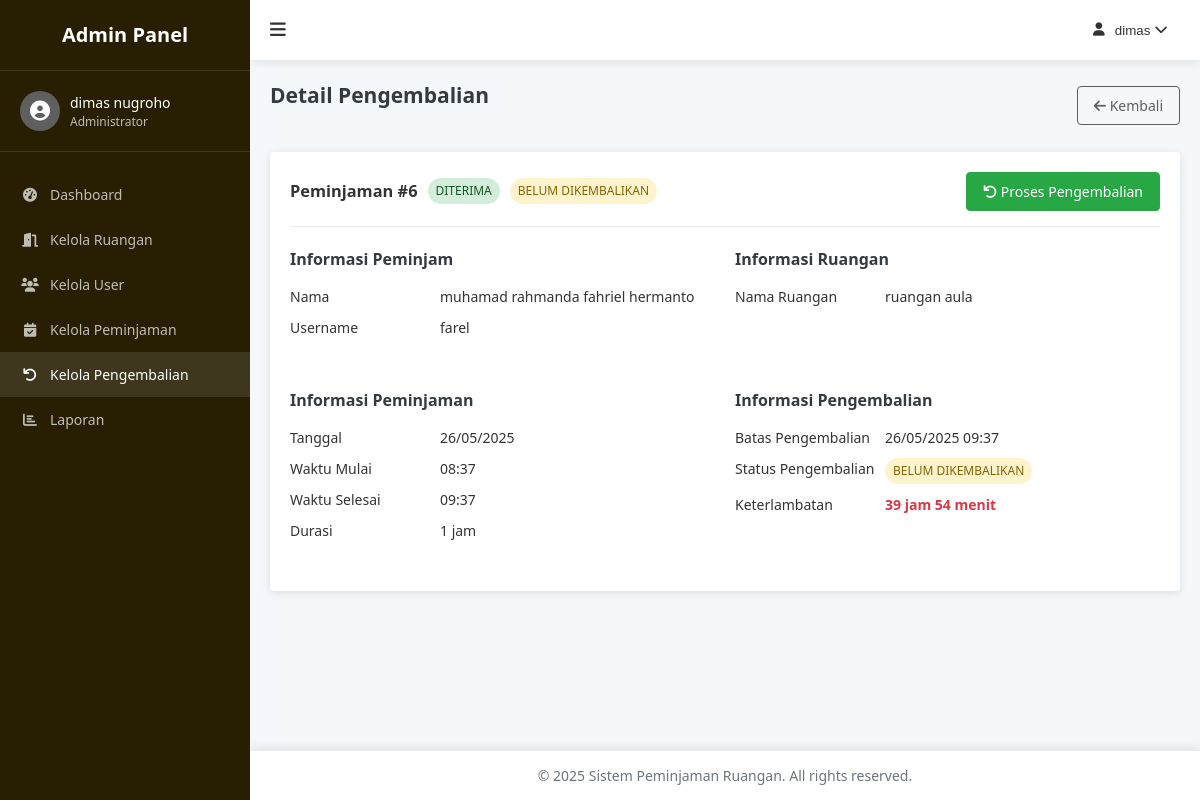
Page /admin/pengembalian/detail.php?id=6 (signed in) on the committed database.
### tables this page shows
CREATE TABLE `peminjaman_ruangan` (
  `peminjaman_id` int NOT NULL,
  `user_id` int NOT NULL,
  `ruangan_id` int NOT NULL,
  `tanggal` varchar(500) NOT NULL,
  `waktu_mulai` varchar(60) NOT NULL,
  `durasi_pinjam` varchar(20) NOT NULL,
  `waktu_selesai` varchar(40) NOT NULL,
  `status` varchar(100) NOT NULL,
  `return_status` enum('BELUM_DIKEMBALIKAN','PENGAJUAN','DIKEMBALIKAN') DEFAULT 'BELUM_DIKEMBALIKAN',
  `return_date` datetime DEFAULT NULL,
  `return_condition` text
);

CREATE TABLE `users` (
  `user_id` int NOT NULL,
  `id_card` varchar(22) NOT NULL,
  `username` varchar(11) NOT NULL,
  `password` varchar(60) NOT NULL,
  `role` varchar(40) NOT NULL,
  `jenis_pengguna` varchar(50) NOT NULL,
  `nama_lengkap` varchar(100) NOT NULL
);

CREATE TABLE `ruangan` (
  `ruangan_id` int NOT NULL,
  `nama_ruangan` varchar(200) NOT NULL,
  `lokasi` varchar(400) NOT NULL,
  `kapasitas` int NOT NULL
);

### config/functions.php (called while the page is built, shortened)
<?php
function sanitize($data) {
    global $conn;
    $data = trim($data);
    $data = stripslashes($data);
    $data = htmlspecialchars($data);
    $data = $conn->real_escape_string($data);
    return $data;
}
function getBookingById($id) {
    global $conn;
    $id = sanitize($id);
    $query = "SELECT p.*, u.username, u.nama_lengkap, r.nama_ruangan
              FROM peminjaman_ruangan p
              JOIN users u ON p.user_id = u.user_id
              JOIN ruangan r ON p.ruangan_id = r.ruangan_id
              WHERE p.peminjaman_id = '$id'";
    $result = $conn->query($query);
    if ($result->num_rows === 1) {
        return $result->fetch_assoc();
    }
    return false;
}
?>

### admin/pengembalian/detail.php (the view, shortened to what this page needs)
<?php
require_once '../../config/database.php';
require_once '../../config/functions.php';
$bookingId = $_GET['id'];
$booking = getBookingById($bookingId);
$returnDeadline = strtotime($booking['tanggal'] . ' ' . $booking['waktu_selesai']);
$currentTime = time();
$isLate = $currentTime > $returnDeadline;
$returnStatus = $booking['return_status'] ?? 'BELUM_DIKEMBALIKAN';
$lateDuration = '';
if ($isLate && $returnStatus !== 'DIKEMBALIKAN') {
    $lateDiff = $currentTime - $returnDeadline;
    $lateHours = floor($lateDiff / 3600);
    $lateMinutes = floor(($lateDiff % 3600) / 60);
    $lateDuration = $lateHours . ' jam ' . $lateMinutes . ' menit';
}
?>
<!DOCTYPE html>
<html lang="en">
<head>
    <link rel="stylesheet" href="../../assets/css/style.css">
    <link rel="stylesheet" href="../../assets/css/admin.css">
    <link rel="stylesheet" href="https://cdnjs.cloudflare.com/ajax/libs/font-awesome/6.0.0-beta3/css/all.min.css">
</head>
<body>
    <div class="admin-container">
        <?php include '../includes/sidebar.php'; ?>
        <div class="admin-content">
            <?php include '../includes/header.php'; ?>
            <main class="admin-main">
                <div class="page-header">
                    <h2>Detail Pengembalian</h2>
                    <a href="index.php" class="btn btn-outline">
                        <i class="fas fa-arrow-left"></i> Kembali
                    </a>
                </div>
                <div class="detail-container">
                    <div class="detail-header">
                        <div class="detail-title">
                            <h3>Peminjaman #<?php echo $booking['peminjaman_id']; ?></h3>
                            <div class="status-badges">
                                <span class="status-badge status-<?php echo strtolower($booking['status']); ?>">
                                    <?php echo $booking['status']; ?>
                                </span>
                                <span class="status-badge status-<?php echo strtolower(str_replace('_', '-', $returnStatus)); ?>">
                                    <?php
                                    switch($returnStatus) {
                                        case 'BELUM_DIKEMBALIKAN':
                                            echo 'Belum Dikembalikan';
                                            break;
                                    }
                                    ?>
                                </span>
                            </div>
                        </div>
                        <?php if ($returnStatus !== 'DIKEMBALIKAN'): ?>
                            <div class="detail-actions">
                                <a href="detail.php?id=<?php echo $booking['peminjaman_id']; ?>&action=return" class="btn btn-success return-btn">
                                    <i class="fas fa-undo"></i> Proses Pengembalian
                                </a>
                            </div>
                        <?php endif; ?>
                    </div>
                    <div class="detail-sections">
                        <div class="detail-section">
                            <h4>Informasi Peminjam</h4>
                            <div class="detail-item">
                                <div class="detail-label">Nama</div>
                                <div class="detail-value"><?php echo htmlspecialchars($booking['nama_lengkap']); ?></div>
                            </div>
                            <div class="detail-item">
                                <div class="detail-label">Username</div>
                                <div class="detail-value"><?php echo htmlspecialchars($booking['username']); ?></div>
                            </div>
                        </div>
                        <div class="detail-section">
                            <h4>Informasi Ruangan</h4>
                            <div class="detail-item">
                                <div class="detail-label">Nama Ruangan</div>
                                <div class="detail-value"><?php echo htmlspecialchars($booking['nama_ruangan']); ?></div>
                            </div>
                        </div>
                        <div class="detail-section">
                            <h4>Informasi Peminjaman</h4>
                            <div class="detail-item">
                                <div class="detail-label">Tanggal</div>
                                <div class="detail-value"><?php echo date('d/m/Y', strtotime($booking['tanggal'])); ?></div>
                            </div>
                            <div class="detail-item">
                                <div class="detail-label">Waktu Mulai</div>
                                <div class="detail-value"><?php echo $booking['waktu_mulai']; ?></div>
                            </div>
                            <div class="detail-item">
                                <div class="detail-label">Waktu Selesai</div>
                                <div class="detail-value"><?php echo $booking['waktu_selesai']; ?></div>
                            </div>
                            <div class="detail-item">
                                <div class="detail-label">Durasi</div>
                                <div class="detail-value"><?php echo $booking['durasi_pinjam']; ?> jam</div>
                            </div>
                        </div>
                        <div class="detail-section">
                            <h4>Informasi Pengembalian</h4>
                            <div class="detail-item">
                                <div class="detail-label">Batas Pengembalian</div>
                                <div class="detail-value">
                                    <?php echo date('d/m/Y H:i', strtotime($booking['tanggal'] . ' ' . $booking['waktu_selesai'])); ?>
                                </div>
                            </div>
                            <div class="detail-item">
                                <div class="detail-label">Status Pengembalian</div>
                                <div class="detail-value">
                                    <span class="status-badge status-<?php echo strtolower(str_replace('_', '-', $returnStatus)); ?>">
                                        <?php
                                        switch($returnStatus) {
                                            case 'BELUM_DIKEMBALIKAN':
                                                echo 'Belum Dikembalikan';
                                                break;
                                        }
                                        ?>
                                    </span>
                                </div>
                            </div>
                            <?php if ($isLate && $returnStatus !== 'DIKEMBALIKAN'): ?>
                                <div class="detail-item">
                                    <div class="detail-label">Keterlambatan</div>
                                    <div class="detail-value" style="color: #dc3545; font-weight: bold;">
                                        <?php echo $lateDuration; ?>
                                    </div>
                                </div>
                            <?php endif; ?>
                        </div>
                    </div>
                </div>
            </main>
            <?php include '../includes/footer.php'; ?>
        </div>
    </div>
</body>
</html>

### assets/css/style.css (style rules this page uses)
:root { --primary-color: #5f5f5f; --primary-dark: #3a56d4; --secondary-color: #6c757d; --success-color: #28a745; --danger-color: #dc3545; --warning-color: #ffc107; --info-color: #17a2b8; --light-color: #f8f9fa; --dark-color: #343a40; --body-bg: #f5f8fa; --card-bg: #ffffff; --text-color: #333333; --border-color: #e9ecef; --sidebar-width: 250px; --header-height: 60px; --footer-height: 50px; --border-radius: 4px; --box-shadow: 0 2px 10px rgba(0, 0, 0, 0.1); --transition: all 0.3s ease; }
* { margin: 0; padding: 0; box-sizing: border-box; }
body { font-family: "Segoe UI", Tahoma, Geneva, Verdana, sans-serif; font-size: 14px; line-height: 1.5; color: var(--text-color); background-color: var(--body-bg); }
a { color: var(--primary-color); text-decoration: none; transition: var(--transition); }
main { padding: 30px 0; }
.btn { display: inline-block; font-weight: 500; text-align: center; white-space: nowrap; vertical-align: middle; user-select: none; border: 1px solid transparent; padding: 8px 16px; font-size: 14px; line-height: 1.5; border-radius: var(--border-radius); transition: var(--transition); cursor: pointer; }
.btn-success { color: #fff; background-color: var(--success-color); border-color: var(--success-color); }
.btn-outline { color: var(--primary-color); background-color: transparent; border-color: var(--primary-color); }
.status-badge { display: inline-block; padding: 4px 8px; border-radius: var(--border-radius); font-size: 12px; font-weight: 500; text-transform: uppercase; }
.status-diterima { background-color: #28a745; color: #fff; }
.status-belum-dikembalikan { background-color: #17a2b8; color: #fff; }

### assets/css/admin.css (style rules this page uses)
.admin-container { display: flex; min-height: 100vh; }
.admin-content { flex: 1; margin-left: var(--sidebar-width); transition: var(--transition); }
.admin-main { padding: 20px; min-height: calc(100vh - var(--header-height) - var(--footer-height)); }
.admin-main h2 { margin-bottom: 20px; color: var(--dark-color); }
.status-badge { display: inline-block; padding: 4px 8px; border-radius: 20px; font-size: 12px; font-weight: 500; }
.status-diterima { background-color: #d4edda; color: #155724; }
.status-belum-dikembalikan { background-color: #fff3cd; color: #856404; }
.page-header { display: flex; justify-content: space-between; align-items: center; margin-bottom: 20px; }
.detail-container { background-color: var(--card-bg); border-radius: var(--border-radius); padding: 20px; box-shadow: var(--box-shadow); }
.detail-header { display: flex; justify-content: space-between; align-items: center; margin-bottom: 20px; padding-bottom: 15px; border-bottom: 1px solid var(--border-color); }
.detail-title { display: flex; align-items: center; }
.detail-title h3 { margin-right: 10px; }
.detail-actions { display: flex; gap: 10px; }
.status-badges { display: flex; gap: 10px; }
.detail-sections { display: grid; grid-template-columns: repeat(auto-fit, minmax(300px, 1fr)); gap: 20px; }
.detail-section { margin-bottom: 20px; }
.detail-section h4 { margin-bottom: 15px; font-size: 16px; color: var(--dark-color); }
.detail-item { display: flex; margin-bottom: 10px; }
.detail-label { width: 150px; font-weight: 500; }
.detail-value { flex: 1; }

### rows in the picture
peminjaman_ruangan: peminjaman_id "6", status "DITERIMA", user.nama_lengkap "muhamad rahmanda fahriel hermanto", user.username "farel", ruangan.nama_ruangan "ruangan aula", tanggal "26/05/2025", waktu_mulai "08:37", waktu_selesai "09:37", durasi_pinjam "1", tanggal+waktu_selesai "26/05/2025 09:37", lateDuration "39 jam 54 menit"

### other values in the picture
$_SESSION['nama_lengkap'] "dimas nugroho"
$_SESSION['username'] "dimas"
